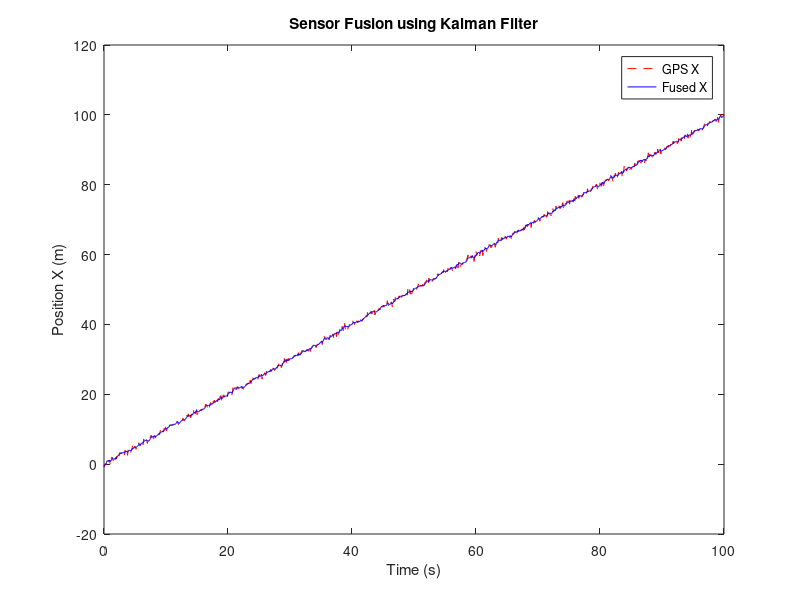

MATLAB code for this plot:
% Simülasyon için örnek veriler oluşturma

% Zaman vektörü
time = 0:0.1:100;

% GPS verileri (örneğin pozisyon)
gps_position = [time' + randn(size(time'))*0.5, time' + randn(size(time'))*0.5];

% IMU verileri (örneğin hız)
imu_velocity = [ones(size(time')), ones(size(time'))] + randn(length(time), 2)*0.1;



% Durum vektörü: [x; y; vx; vy]
% x ve y pozisyon, vx ve vy hız bileşenleridir.

% Durum geçiş matrisi (F)
dt = 0.1; % Zaman adımı
F = [1 0 dt 0;
     0 1 0 dt;
     0 0 1 0;
     0 0 0 1];

% Ölçüm matrisi (H) (sadece pozisyon ölçülüyor)
H = [1 0 0 0;
     0 1 0 0];



% Süreç gürültüsü kovaryans matrisi (Q)
Q = 0.01 * eye(4);

% Ölçüm gürültüsü kovaryans matrisi (R)
R = 0.1 * eye(2);




% Başlangıç durumu ve kovaryans matrisi
initial_state = [0; 0; 0; 0];
initial_covariance = eye(4);




% Kalman filtresi başlangıç durumu
x = initial_state;
P = initial_covariance;

% Birleşik durumları depolamak için yer ayırma
estimated_positions = zeros(length(time), 2);

for k = 1:length(time)
    % Tahmin adımı
    x = F * x;
    P = F * P * F' + Q;
    
    % Ölçüm yenileme adımı
    z = gps_position(k, :)'; % GPS pozisyon ölçümü
    y = z - H * x; % Ölçüm yeniliği
    S = H * P * H' + R; % Yenilik kovaryansı
    K = P * H' / S; % Kalman kazancı
    
    x = x + K * y; % Durum güncelleme
    P = (eye(4) - K * H) * P; % Kovaryans güncelleme
    
    % Tahmin edilen pozisyonları kaydet
    estimated_positions(k, :) = x(1:2)';
end

% Sonuçları çizme
figure;
plot(time, gps_position(:, 1), 'r--', 'DisplayName', 'GPS X');
hold on;
plot(time, estimated_positions(:, 1), 'b-', 'DisplayName', 'Fused X');
xlabel('Time (s)');
ylabel('Position X (m)');
legend;
title('Sensor Fusion using Kalman Filter');
